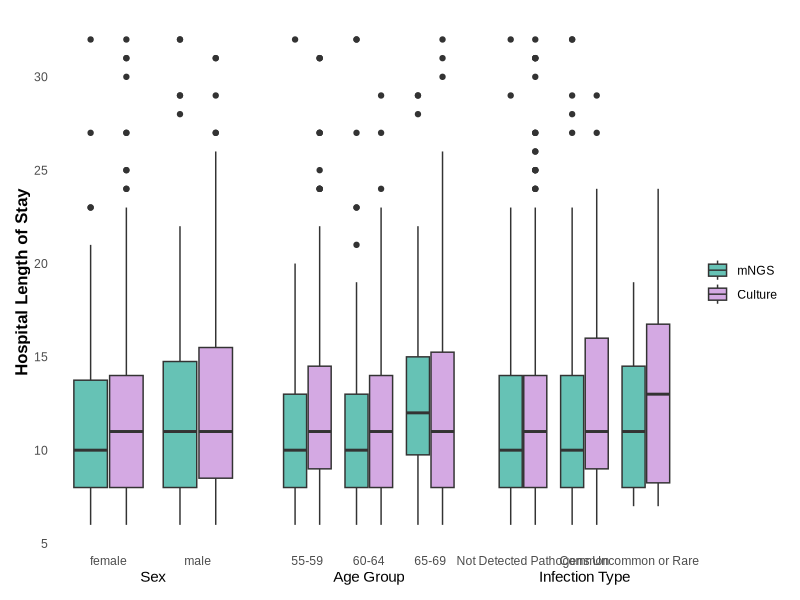
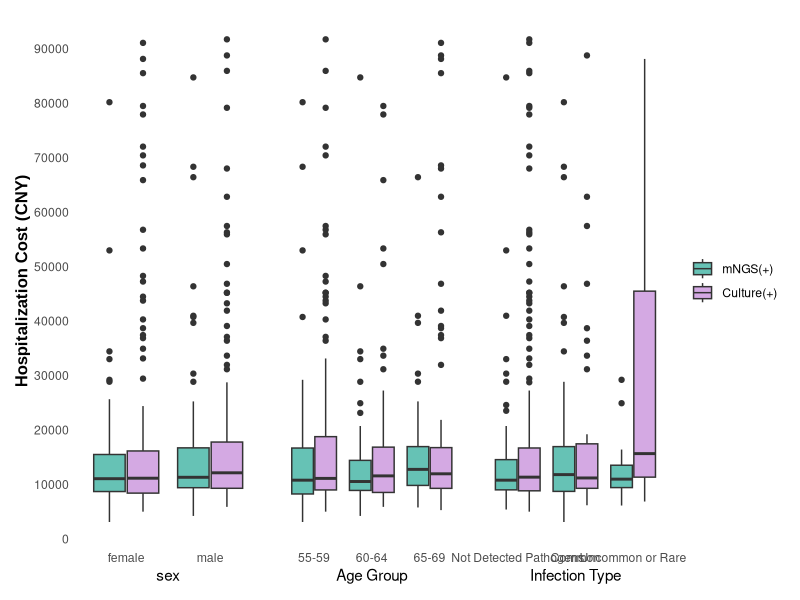

R code for these plots, in order:
###cost-effectiveness analysis###
library(tidyverse)
library(ggpubr)
library(readxl)
library(rstatix)
library(ggplot2)
library(patchwork)

df <- read_excel("250730-Final-dataset-mNGS_economic.xlsx")
df$admission_date_new <- as.Date(df$admission_date, format = "%Y-%m-%d")
df$discharge_date_new <- as.Date(df$discharge_date, format = "%Y-%m-%d")
df$hospitalization_length_new <- as.numeric(df$discharge_date_new - df$admission_date_new +1)
upper_bound_cost <- quantile(df$cost, 0.90, na.rm = TRUE)
lower_bound_cost <- quantile(df$cost,0.05, na.rm=TRUE )
upper_bound_los <- quantile(df$hospitalization_length_new, 0.95, na.rm = TRUE)
lower_bound_los <- quantile(df$hospitalization_length_new, 0.05, na.rm=TRUE)


Fig_3_A <- df %>%
  filter(hospitalization_length_new >= lower_bound_los & hospitalization_length_new <= upper_bound_los) %>%
  mutate(
    age_group = cut(age, 
                    breaks = c(54, 59, 64, 69),
                    labels = c("55-59", "60-64", "65-69"),
                    right = TRUE,
                    include.lowest = TRUE),
    infection_level = factor(infection_type_all, 
                             levels = c("1", "2", "3"),
                             labels = c("Not Detected Pathogens", "Common", "Uncommon or Rare")),
    method = factor(label, 
                    levels = c("0", "1"),
                    labels = c("mNGS(+)", "Culture(+)")))
Fig_3_B <- df %>%
  filter(cost <= upper_bound_cost) %>%
  mutate(
    age_group = cut(age, 
                    breaks = c(54, 59, 64, 69),
                    labels = c("55-59", "60-64", "65-69"),
                    right = TRUE,
                    include.lowest = TRUE),
    infection_level = factor(infection_type_all, 
                             levels = c("1", "2", "3"),
                             labels = c("Not Detected Pathogens", "Common", "Uncommon or Rare")),
    method = factor(label, 
                    levels = c("0", "1"),
                    labels = c("mNGS(+)", "Culture(+)")))

##Fig.3 A
Fig_3_A_sex <- ggplot(Fig_3_A, aes(x = sex, y = hospitalization_length_new, fill = method)) +
  geom_boxplot(position = position_dodge(width = 0.8)) +
  scale_fill_manual(values = c("mNGS(+)" = "#66C2B5", "Culture(+)" = "#D4A9E3")) +
  labs(x = "Sex", y = "Hospital Length of Stay") +
  scale_y_continuous(breaks = seq(0, max(Fig_3_A$hospitalization_length), by = 5)) +
  scale_x_discrete(labels = c("male" = "male", "female" = "female")) +
  theme_minimal(base_family = "Arial") +
  theme(
    axis.text.x = element_text(hjust = 0.5),
    legend.position = "none",
    axis.title.y = element_text(size = 12, face = "bold"),
    panel.grid = element_blank(),
    panel.border = element_blank(),
    axis.line = element_blank()
  )

Fig_3_A_age <- ggplot(Fig_3_A, aes(x = age_group, y = hospitalization_length_new, fill = method)) +
  geom_boxplot(position = position_dodge(width = 0.8)) +
  scale_fill_manual(values = c("mNGS(+)" = "#66C2B5", "Culture(+)" = "#D4A9E3")) +
  labs(x = "Age Group", y = NULL) +
  theme_minimal(base_family = "Arial") +
  theme(
    axis.text.x = element_text(hjust = 0.5),
    legend.position = "none",
    axis.text.y = element_blank(),
    panel.grid = element_blank(),
    panel.border = element_blank(),
    axis.line = element_blank()
  )

Fig_3_A_infection <- ggplot(Fig_3_A, aes(x = infection_level, y = hospitalization_length_new, fill = method)) +
  geom_boxplot(position = position_dodge(width = 0.8)) +
  scale_fill_manual(values = c("mNGS(+)" = "#66C2B5", "Culture(+)" = "#D4A9E3"),
                    labels = c("mNGS", "Culture")) +
  labs(x = "Infection Type", y = NULL) +
  scale_x_discrete(labels = c("Not Detected Pathogens", "Common", "Uncommon or Rare")) +
  theme_minimal(base_family = "Arial") +
  theme(
    axis.text.x = element_text(hjust = 0.5),
    legend.position = "right",
    axis.text.y = element_blank(),
    panel.grid = element_blank(),
    panel.border = element_blank(),
    axis.line = element_blank(),
    legend.title = element_blank()
  )

Fig_3_A_plot  <- Fig_3_A_sex + Fig_3_A_age + Fig_3_A_infection + plot_layout(ncol = 3, widths = c(1, 1, 1))
cairo_pdf("Fig.3-A.pdf", width = 12, height = 8)
print(Fig_3_A_plot)
dev.off()

##Fig.3 B
Fig_3_B_sex <- ggplot(Fig_3_B, aes(x = sex, y = cost, fill = method)) +
  geom_boxplot(position = position_dodge(width = 0.8)) +
  scale_fill_manual(values = c("#66C2B5", "#D4A9E3")) +
  labs(x = "sex", y = "Hospitalization Cost (CNY)") +
  scale_y_continuous(breaks = seq(0, max(Fig_3_B$cost), by = 10000)) +
  scale_x_discrete(labels = c("male" = "male", "female" = "female")) +
  theme_minimal() +
  theme(
    axis.text.x = element_text(hjust = 0.5, family = "Arial"),
    legend.position = "none", 
    plot.title = element_blank(),
    axis.title.y = element_text(size = 12, face = "bold", family = "Arial"),
    panel.grid = element_blank(),
    panel.border = element_blank(),
    axis.line = element_blank())

Fig_3_B_age <- ggplot(Fig_3_B, aes(x = age_group, y = cost, fill = method)) +
  geom_boxplot(position = position_dodge(width = 0.8)) +
  scale_fill_manual(values = c("#66C2B5", "#D4A9E3")) +
  labs(x = "Age Group", y = NULL) +
  theme_minimal() +
  theme(
    axis.text.x = element_text(hjust = 0.5), 
    legend.position = "none",
    axis.text.y = element_blank(),   
    axis.ticks.y = element_blank(),  
    panel.background = element_blank(), 
    plot.background = element_blank(), 
    plot.title = element_blank(),
    panel.grid = element_blank(),
    panel.border = element_blank(),
    axis.line = element_blank())

Fig_3_B_infection <- ggplot(Fig_3_B, aes(x = infection_level, y = cost, fill = method)) +
  geom_boxplot(position = position_dodge(width = 0.8)) +
  scale_fill_manual(values = c("#66C2B5", "#D4A9E3")) +
  labs(x = "Infection Type", y = NULL) +
  theme_minimal() +
  theme(
    axis.text.x = element_text(hjust = 0.5),
    axis.text.y = element_blank(),   
    axis.ticks.y = element_blank(),  
    panel.background = element_blank(), 
    plot.background = element_blank(),
    legend.title = element_blank(),
    panel.grid = element_blank(),
    panel.border = element_blank(),
    axis.line = element_blank()
  ) +
  guides(fill = guide_legend(title = NULL))

Fig_3_B_plot  <- Fig_3_B_sex + Fig_3_B_age + Fig_3_B_infection + plot_layout(ncol = 3, widths = c(1, 1, 1))
cairo_pdf("Fig.3-B.pdf", width = 12, height = 8)
print(Fig_3_B_plot)
dev.off()

##wilcoxon test
perform_wilcoxon_tests <- function(data, group_var, outcome_var) {
  results <- data %>%
    group_by(across(all_of(group_var))) %>%
    group_modify(~ {
      if(n_distinct(.x$method) < 2) {
        return(tibble(
          statistic = NA_real_,
          p.value = NA_real_,
          note = "Insufficient groups"
        ))
      }
      test_result <- suppressWarnings(
        wilcox.test(as.formula(paste(outcome_var, "~ method")), 
                    data = .x,
                    exact = FALSE)
      )
      
      tibble(
        statistic = test_result$statistic,
        p.value = test_result$p.value,
        note = ifelse(is.null(test_result$warning), NA_character_, "Ties present")
      )
    }) %>%
    ungroup()
  results <- results %>%
    mutate(
      significance = case_when(
        p.value < 0.001 ~ "***",
        p.value < 0.01 ~ "**",
        p.value < 0.05 ~ "*",
        TRUE ~ "ns"
      )
    )
  colnames(results)[1] <- "Group" 
  results$Outcome <- outcome_var
  
  return(results)
}
run_all_tests <- function(data, outcome_var, analysis_name) {
  bind_rows(
    perform_wilcoxon_tests(data, "sex", outcome_var) %>% mutate(Group_Type = "Sex"),
    perform_wilcoxon_tests(data, "age_group", outcome_var) %>% mutate(Group_Type = "Age Group"),
    perform_wilcoxon_tests(data, "infection_level", outcome_var) %>% mutate(Group_Type = "Infection Type")
  ) %>%
    mutate(Analysis = analysis_name) %>%  
    select(
      Analysis,             
      Group_Type,
      Group,
      W_statistic = statistic, 
      p_value = p.value,       
      significance,
      note
    )
}
df_new <- df %>%
  mutate(
    age_group = cut(age, 
                    breaks = c(54, 59, 64, 69),
                    labels = c("55-59", "60-64", "65-69"),
                    right = TRUE,
                    include.lowest = TRUE),
    infection_level = factor(infection_type_all, 
                             levels = c("1", "2", "3"),
                             labels = c("Not Detected Pathogens", "Common", "Uncommon or Rare")),
    method = factor(label, 
                    levels = c("0", "1"),
                    labels = c("mNGS(+)", "Culture(+)")))
los_results <- run_all_tests(df_new, "hospitalization_length_new", "Length of Stay")
cost_results <- run_all_tests(df_new, "cost", "Hospital Cost")
library(openxlsx)
wb <- createWorkbook()
addWorksheet(wb, "Test_Results")
writeData(wb, "Test_Results", bind_rows(los_results, cost_results))
addWorksheet(wb, "Processed_Data_A")
writeData(wb, "Processed_Data_A", Fig_3_A)
addWorksheet(wb, "Processed_Data_B")
writeData(wb, "Processed_Data_B", Fig_3_B)
saveWorkbook(wb, "Analysis_Results.xlsx", overwrite = TRUE)